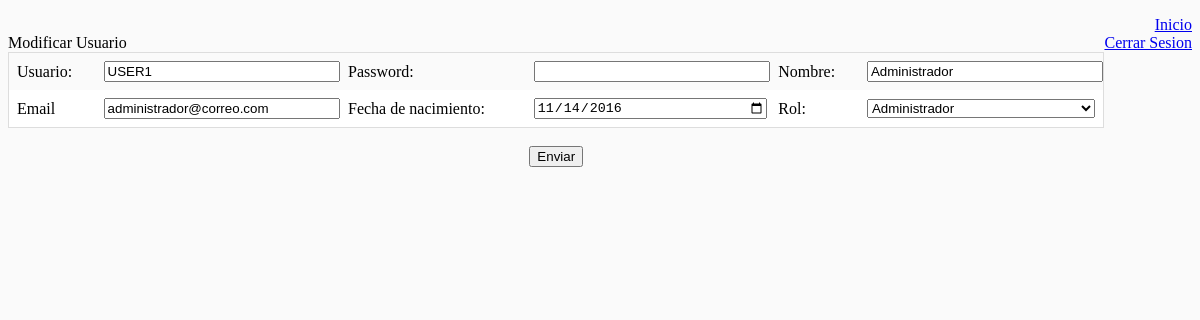
Screenshot of /?c=usuario&a=Crear&id=1 (signed in) with the database file from the repository.
### tables this page shows
CREATE TABLE `usuarios` (
  `usu_id` int(11) NOT NULL,
  `usu_user` varchar(60) NOT NULL,
  `usu_pwd` varchar(60) NOT NULL,
  `usu_nom` varchar(100) NOT NULL,
  `usu_ema` varchar(100) NOT NULL,
  `usu_fna` date NOT NULL,
  `usu_rol` int(1) NOT NULL
);

### controller/usuario.controller.php (called while the page is built, shortened)
<?php
require_once "model/usuario.php";
class UsuarioController{
    private $model;
    public function __CONSTRUCT(){
        $this->model=new Usuario();
    }
    public function Crear(){
        if(isset($_GET['id'])){
            $titulo = "Modificar Usuario";
            $p=$this->model->Obtener($_GET['id']);
        }else{
            $p=new Usuario();
            $titulo="Añadir usuario";
        }
        require_once "view/header.php";
        require_once "view/usuario/usuario-form.php";
        require_once "view/footer.php";
    }
}

### model/database.php (called while the page is built, shortened)
<?php
class Database{
    public static function Conectar(){
        try{
            $conexion = new PDO('mysql:host='.self::server.';dbname='.self::dbname,self::dbuser,self::dbpass);
            $conexion->setAttribute(PDO::ATTR_ERRMODE, PDO::ERRMODE_EXCEPTION);
            return $conexion;
        }catch(PDOException $e){
            return "Error: ".$e->getMessage();
        }
    }
}

### model/usuario.php (called while the page is built, shortened)
<?php
    class Usuario{
    private $pdo;
    public $usu_user;
    public $usu_nom;
    public $usu_ema;
    public $usu_fna;
    private $rol_id;
    public function __CONSTRUCT(){
        $this->pdo= Database::Conectar();
    }
    function setRol_id(int $Id){
        $this->rol_id=$Id;
    }
    function getRol_id():?int{
        return $this->rol_id;
    }
    public function setUsu_user(string $user){
        $this->usu_user=$user;
    }
     public function getUsu_user() :?string{
        return $this->usu_user;
    }
    public function setUsu_nom(string $nom){
        $this->usu_nom=$nom;
    }
     public function getUsu_nom() :?string{
        return $this->usu_nom;
    }
    public function setUsu_ema(string $ema){
        $this->usu_ema=$ema;
    }
    public function getUsu_ema() :?string{
        return $this->usu_ema;
    }
    public function setusu_fna(string $fna){
        $this->usu_fna=$fna;
    }
     public function getUsu_fna() :?string{
        return $this->usu_fna;
    }
     public function Obtener($id){
        try{
        $consulta="SELECT * FROM usuarios join roles on roles.rol_id=usuarios.usu_rol WHERE usu_id=?";
        $sentencia=$this->pdo->prepare($consulta);
        $sentencia->execute(array($id));
        $r=$sentencia->fetch(PDO::FETCH_OBJ);
        $p= new Usuario();
        $p->setUsu_id($r->usu_id);
        $p->setUsu_user($r->usu_user);
        $p->setUsu_pwd($r->usu_pwd);
        $p->setUsu_nom($r->usu_nom);
        $p->setUsu_ema($r->usu_ema);
        $p->setUsu_fna($r->usu_fna);
        $p->setUsu_rol($r->usu_rol);
        $p->setRol_id($r->rol_id);
        $p->setRol_nom($r->rol_nom);
        return $p;
        }catch(Exception $e){
            die($e->getMessager());
        }
    }
     public function ObtenerRoles(){
        try{
        $consulta="SELECT * FROM roles";
        $sentencia=$this->pdo->prepare($consulta);
        $sentencia->execute();
        return $sentencia->fetchAll(PDO::FETCH_OBJ);
        }catch(Exception $e){
            die($e->getMessager());
        }
    }
}
?>

### view/usuario/usuario-form.php (the view, shortened to what this page needs)
<label for="<?=$titulo?>"><?=$titulo?></label>
<form action="?c=usuario&a=Guardar" method="POST" class="form-horizontal">
    <center>
        <table>
            <tr>
                <td> Usuario:</td>
                <td><input type="text" id="Usuario" name="Usuario" required  value="<?=$p->getUsu_user()?>"></td>
                <td> Password:</td>
                <td> <input type="password" id="Pwd" name="Pwd"></td>
                <td> Nombre:</td>
                <td> <input type="text" id="Nombre" name="Nombre" required  value="<?=$p->getUsu_nom()?>"></td>
            </tr>
            <tr style="background-color: white;">
                <td> Email</td>
                <td><input type="text" id="Ema" name="Ema" required  value="<?=$p->getUsu_ema()?>"></td>
                <td> Fecha de nacimiento:</td>
                <td><input type="date" id="Fna" name="Fna" required  value="<?=$p->getUsu_fna()?>"></td>
                <td> Rol:</td>
                <td>
                    <select type="text" required="required" name="RolId">
                        <?php foreach ($this->model->ObtenerRoles() as $dataRoles):
                            $seleccionar="";
                            if($dataRoles->rol_id==$p->getRol_id())$seleccionar="selected";
                            ?>
                            <option value="<?=$dataRoles->rol_id?>" <?=$seleccionar?>><?=$dataRoles->rol_nom?></option>
                        <?php endforeach;  ?>
                    </select>
                </td>
            </tr>
        </table>
        <br>
        <button type="submit" name="Registrar">Enviar</button>
    </center>
</form>

### assets/css/main.css (style rules this page uses)
body { background-color: #FAFAFA; }
table { border-collapse: collapse; border-spacing: 0; width: 100%; border: 1px solid #ddd; }
th, td { text-align: left; padding: 8px; }
tr:nth-child(even) { background-color: #f2f2f2 }
input,select { width: 100%; }

### rows the page displays
usuarios: Usuario "USER1", Nombre "Administrador", Ema "administrador@correo.com", Fna "11/14/2016"

### other values shown
$titulo "Modificar Usuario"
form field RolId "Administrador"
